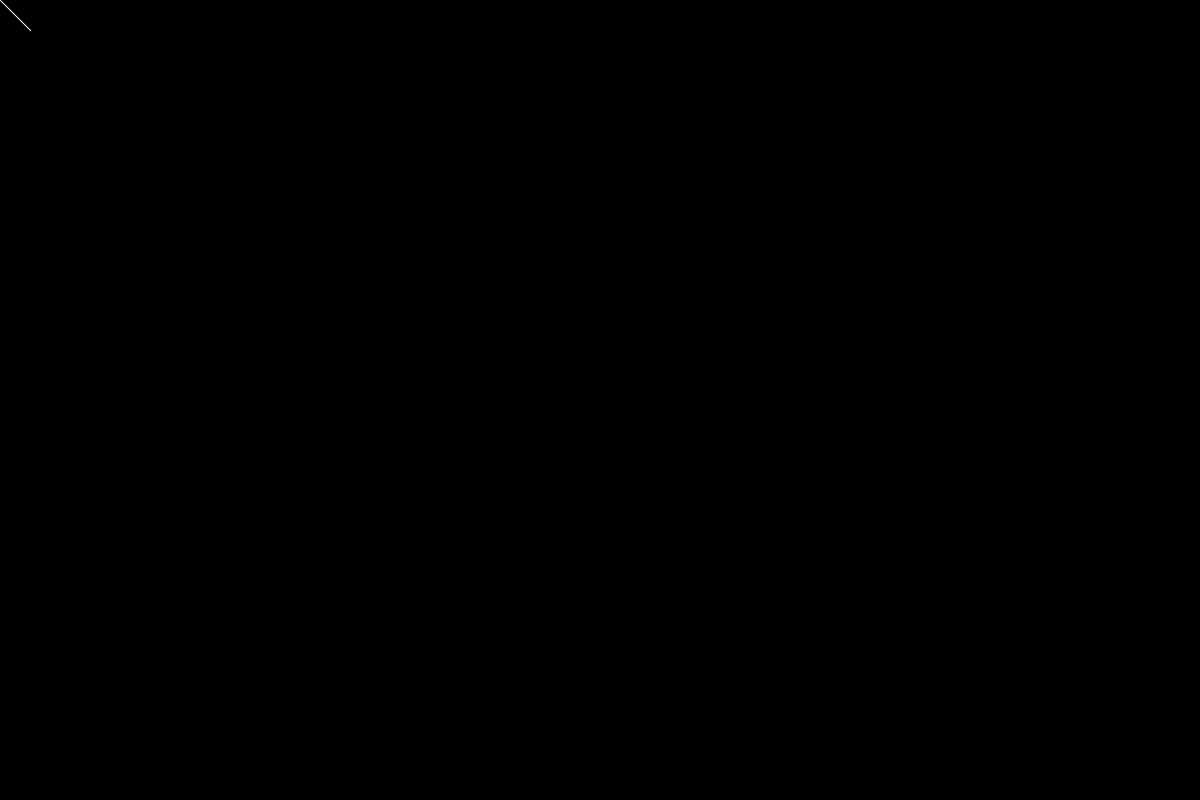
Frame 1 (no input)
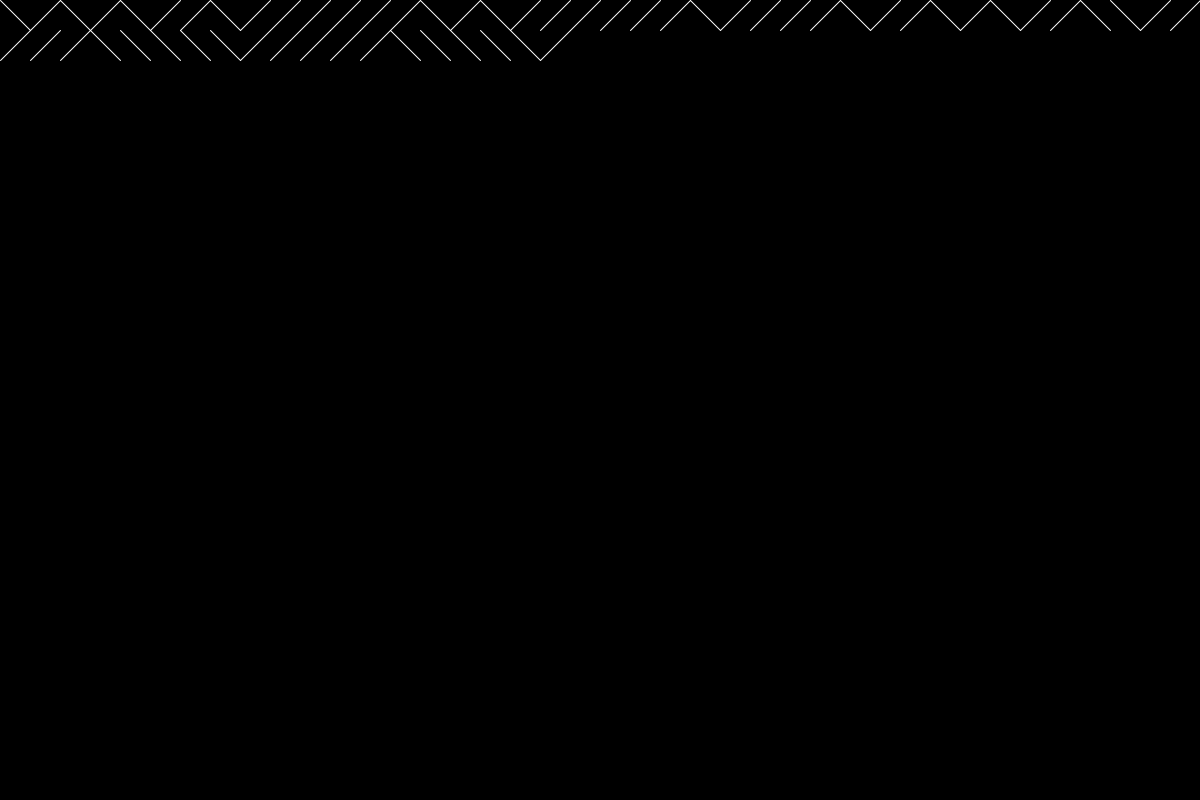
Frame 60 (the mouse pressed at the canvas centre just before this capture)
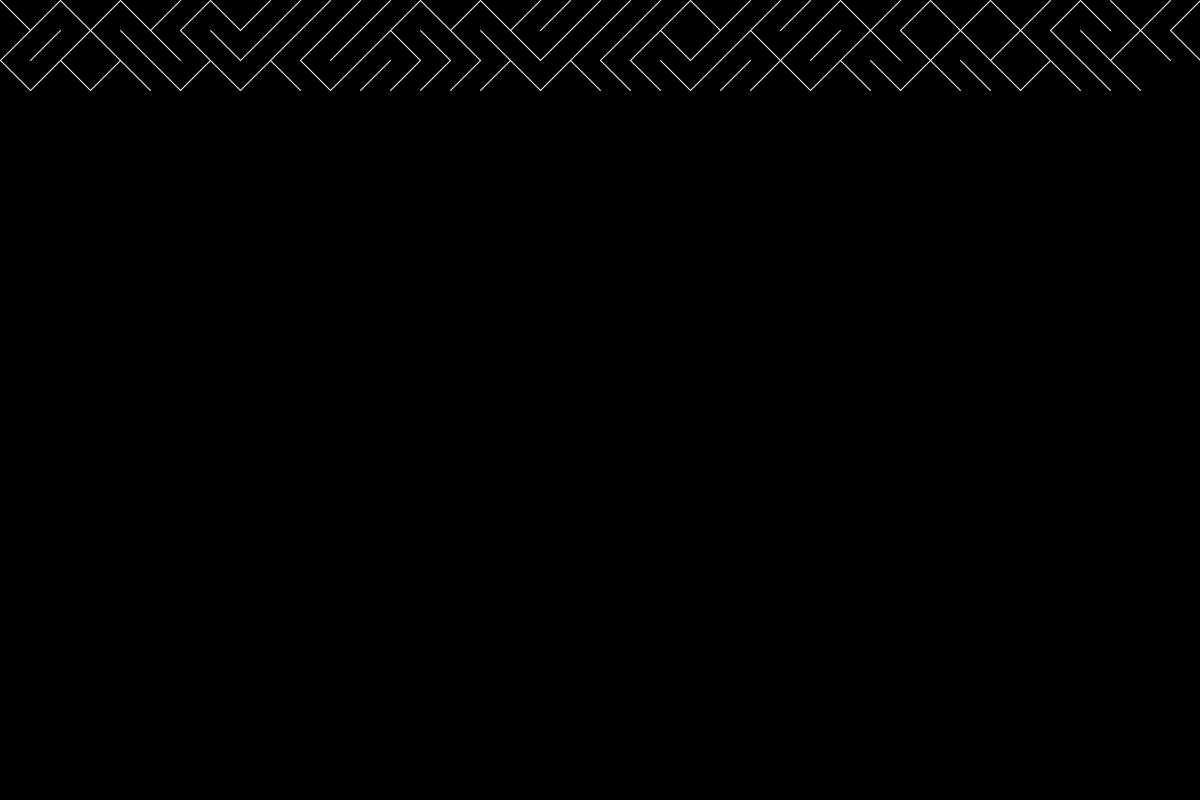
Frame 120 (the mouse held since frame 60 and released just before this capture)

The Processing sketch that drew these frames (run headless with seeded random() and noise(); from frame 60 on, the mouse is pressed at the canvas centre):

// Processing sketch: tenPRINT
// ── tenPRINT.pde
int x = 0;
int y = 0;
int spacing = 30;
double probability = .5;

void setup()
{
  size(1200, 800);
  background(0);
}

void draw()
{
  stroke(255);
  if(random(1) > probability)
  {
    line(x, y, x + spacing,  y + spacing);
  }
  else
  {
    line(x, y + spacing, x + spacing, y);
  }
  x += spacing;
  if(x > width)
  {
    x = 0;
    y += spacing;
  }
}
